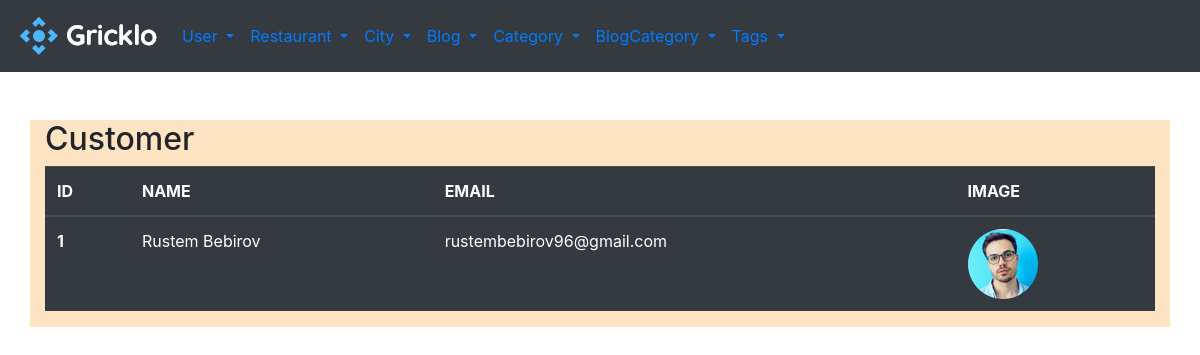
Before: /admin/customerlist with the older database file.
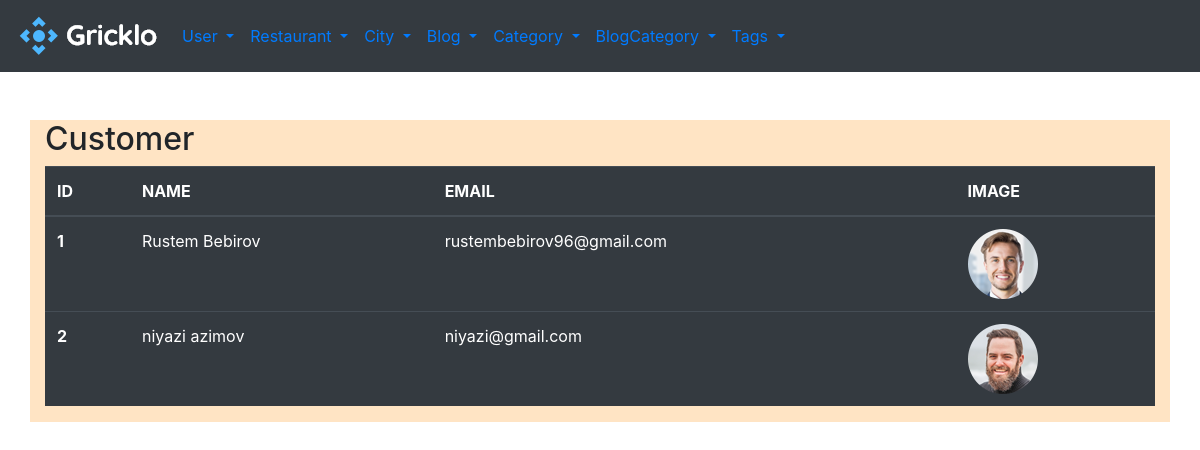
After: the same page with the newer database file.
### gricklo/models.py (models this page shows, shortened)
class User(db.Model, UserMixin):
    __tablename__ = "user"
    id = db.Column(db.Integer, primary_key=True)
    name = db.Column(db.String(20),nullable=False)
    email = db.Column(db.String(25), unique=True, nullable=False)
    password = db.Column(db.String(25), unique=True, nullable=False)
    image = db.Column(db.String(50),default='user.png')
    orders = db.relationship('Order',backref='owners',lazy=True, cascade="all,delete")
    comments =db.relationship('Comment',backref='authors',lazy=True, cascade="all,delete")
    user_post = db.relationship('UserPost',backref='users',lazy=True, cascade="all,delete")

### gricklo/controlers.py (the view)
@app.route('/admin/customerlist')
def customerlist():
    users = User.query.all()
    return render_template('admin/customerlist.html', users=users)

### gricklo/templates/admin/customerlist.html
{% extends "admin/base.html"%}
{% block content%}
<h2>Customer</h2>
  <table class="table table-dark">
    <thead>
      <tr>
        <th scope="col">ID</th>
        <th scope="col">NAME</th>
        <th scope="col">EMAIL</th>
        <th scope="col">IMAGE</th>
      </tr>
    </thead>
    <tbody>
        {% for user in users %}
        <tr>
            <th scope="row">{{user.id}}</th>
            <td>{{user.name}}</td>
            <td>{{user.email}}</td>
            <td><img src="/static/uploads/{{user.image}}" alt=""></td>
          </tr>
        {% endfor %}
    </tbody>
  </table>
{% endblock %}

Changed rows visible on the page:
changed User "Rustem Bebirov": image: a different picture
added User: id "2", name "niyazi azimov", email "niyazi@gmail.com", image (picture)
